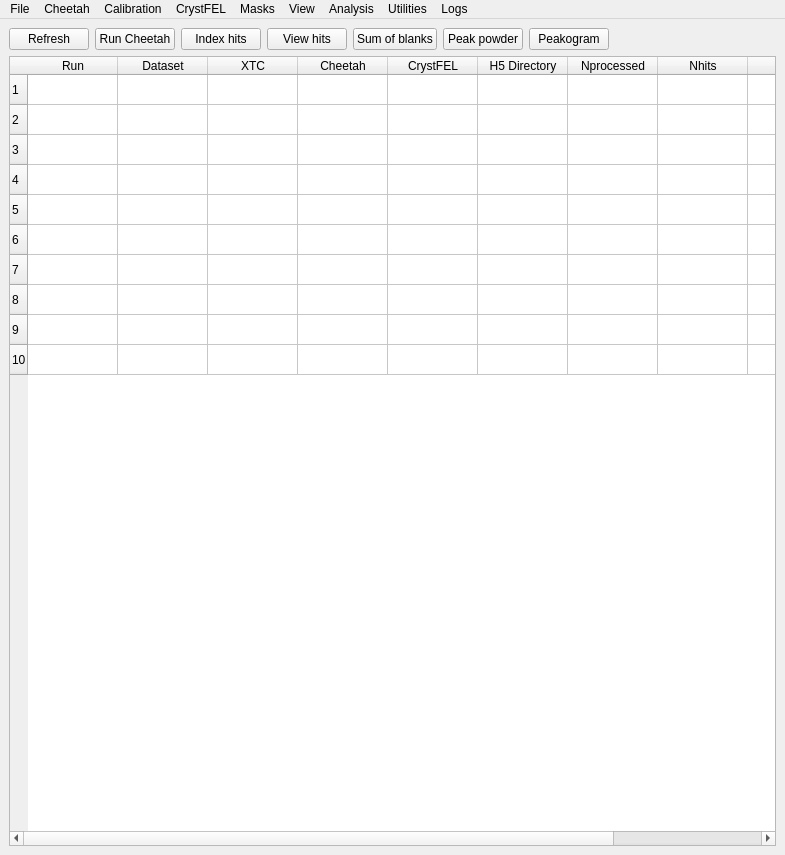
<?xml version="1.0" encoding="UTF-8"?>
<ui version="4.0">
 <class>MainWindow</class>
 <widget class="QMainWindow" name="MainWindow">
  <property name="geometry">
   <rect>
    <x>0</x>
    <y>0</y>
    <width>785</width>
    <height>855</height>
   </rect>
  </property>
  <property name="sizePolicy">
   <sizepolicy hsizetype="Expanding" vsizetype="Expanding">
    <horstretch>0</horstretch>
    <verstretch>0</verstretch>
   </sizepolicy>
  </property>
  <property name="windowTitle">
   <string>Cheetah GUI</string>
  </property>
  <widget class="QWidget" name="centralwidget">
   <layout class="QGridLayout" name="gridLayout">
    <item row="1" column="0">
     <layout class="QVBoxLayout" name="verticalLayout">
      <property name="sizeConstraint">
       <enum>QLayout::SetDefaultConstraint</enum>
      </property>
      <item>
       <layout class="QHBoxLayout" name="horizontalLayout">
        <property name="sizeConstraint">
         <enum>QLayout::SetDefaultConstraint</enum>
        </property>
        <item>
         <widget class="QPushButton" name="button_refresh">
          <property name="sizePolicy">
           <sizepolicy hsizetype="Preferred" vsizetype="Fixed">
            <horstretch>0</horstretch>
            <verstretch>0</verstretch>
           </sizepolicy>
          </property>
          <property name="maximumSize">
           <size>
            <width>120</width>
            <height>25</height>
           </size>
          </property>
          <property name="text">
           <string>Refresh</string>
          </property>
         </widget>
        </item>
        <item>
         <widget class="QPushButton" name="button_runCheetah">
          <property name="sizePolicy">
           <sizepolicy hsizetype="Preferred" vsizetype="Fixed">
            <horstretch>0</horstretch>
            <verstretch>0</verstretch>
           </sizepolicy>
          </property>
          <property name="maximumSize">
           <size>
            <width>120</width>
            <height>25</height>
           </size>
          </property>
          <property name="text">
           <string>Run Cheetah</string>
          </property>
         </widget>
        </item>
        <item>
         <widget class="QPushButton" name="button_index">
          <property name="enabled">
           <bool>true</bool>
          </property>
          <property name="sizePolicy">
           <sizepolicy hsizetype="Preferred" vsizetype="Fixed">
            <horstretch>0</horstretch>
            <verstretch>0</verstretch>
           </sizepolicy>
          </property>
          <property name="maximumSize">
           <size>
            <width>120</width>
            <height>25</height>
           </size>
          </property>
          <property name="text">
           <string>Index hits</string>
          </property>
         </widget>
        </item>
        <item>
         <widget class="QPushButton" name="button_viewhits">
          <property name="sizePolicy">
           <sizepolicy hsizetype="Preferred" vsizetype="Fixed">
            <horstretch>0</horstretch>
            <verstretch>0</verstretch>
           </sizepolicy>
          </property>
          <property name="maximumSize">
           <size>
            <width>120</width>
            <height>25</height>
           </size>
          </property>
          <property name="text">
           <string>View hits</string>
          </property>
         </widget>
        </item>
        <item>
         <widget class="QPushButton" name="button_blanksum">
          <property name="sizePolicy">
           <sizepolicy hsizetype="Preferred" vsizetype="Fixed">
            <horstretch>0</horstretch>
            <verstretch>0</verstretch>
           </sizepolicy>
          </property>
          <property name="maximumSize">
           <size>
            <width>120</width>
            <height>25</height>
           </size>
          </property>
          <property name="text">
           <string>Sum of blanks</string>
          </property>
         </widget>
        </item>
        <item>
         <widget class="QPushButton" name="button_virtualpowder">
          <property name="enabled">
           <bool>true</bool>
          </property>
          <property name="sizePolicy">
           <sizepolicy hsizetype="Preferred" vsizetype="Fixed">
            <horstretch>0</horstretch>
            <verstretch>0</verstretch>
           </sizepolicy>
          </property>
          <property name="maximumSize">
           <size>
            <width>120</width>
            <height>25</height>
           </size>
          </property>
          <property name="text">
           <string>Peak powder</string>
          </property>
         </widget>
        </item>
        <item>
         <widget class="QPushButton" name="button_peakogram">
          <property name="enabled">
           <bool>true</bool>
          </property>
          <property name="sizePolicy">
           <sizepolicy hsizetype="Preferred" vsizetype="Fixed">
            <horstretch>0</horstretch>
            <verstretch>0</verstretch>
           </sizepolicy>
          </property>
          <property name="maximumSize">
           <size>
            <width>120</width>
            <height>25</height>
           </size>
          </property>
          <property name="text">
           <string>Peakogram</string>
          </property>
         </widget>
        </item>
        <item>
         <spacer name="horizontalSpacer">
          <property name="orientation">
           <enum>Qt::Horizontal</enum>
          </property>
          <property name="sizeHint" stdset="0">
           <size>
            <width>40</width>
            <height>20</height>
           </size>
          </property>
         </spacer>
        </item>
       </layout>
      </item>
      <item>
       <widget class="QTableWidget" name="table_status">
        <property name="lineWidth">
         <number>3</number>
        </property>
        <property name="verticalScrollBarPolicy">
         <enum>Qt::ScrollBarAsNeeded</enum>
        </property>
        <property name="horizontalScrollBarPolicy">
         <enum>Qt::ScrollBarAlwaysOn</enum>
        </property>
        <property name="sortingEnabled">
         <bool>true</bool>
        </property>
        <property name="rowCount">
         <number>10</number>
        </property>
        <attribute name="horizontalHeaderCascadingSectionResizes">
         <bool>false</bool>
        </attribute>
        <attribute name="horizontalHeaderDefaultSectionSize">
         <number>90</number>
        </attribute>
        <attribute name="horizontalHeaderHighlightSections">
         <bool>false</bool>
        </attribute>
        <row/>
        <row/>
        <row/>
        <row/>
        <row/>
        <row/>
        <row/>
        <row/>
        <row/>
        <row/>
        <column>
         <property name="text">
          <string>Run</string>
         </property>
        </column>
        <column>
         <property name="text">
          <string>Dataset</string>
         </property>
        </column>
        <column>
         <property name="text">
          <string>XTC</string>
         </property>
        </column>
        <column>
         <property name="text">
          <string>Cheetah</string>
         </property>
        </column>
        <column>
         <property name="text">
          <string>CrystFEL</string>
         </property>
        </column>
        <column>
         <property name="text">
          <string>H5 Directory</string>
         </property>
        </column>
        <column>
         <property name="text">
          <string>Nprocessed</string>
         </property>
        </column>
        <column>
         <property name="text">
          <string>Nhits</string>
         </property>
        </column>
        <column>
         <property name="text">
          <string>Nindex</string>
         </property>
        </column>
        <column>
         <property name="text">
          <string>Hitrate%</string>
         </property>
        </column>
       </widget>
      </item>
      <item>
       <layout class="QHBoxLayout" name="horizontalLayout2"/>
      </item>
     </layout>
    </item>
   </layout>
  </widget>
  <widget class="QMenuBar" name="menuBar">
   <property name="geometry">
    <rect>
     <x>0</x>
     <y>0</y>
     <width>785</width>
     <height>22</height>
    </rect>
   </property>
   <widget class="QMenu" name="menuFile">
    <property name="title">
     <string>File</string>
    </property>
    <addaction name="menu_file_command"/>
    <addaction name="menu_file_startcrawler"/>
    <addaction name="menu_file_newgeometry"/>
    <addaction name="menu_file_modify_beamline_configuration"/>
    <addaction name="separator"/>
    <addaction name="menu_file_quit"/>
   </widget>
   <widget class="QMenu" name="menuCheetah">
    <property name="title">
     <string>Cheetah</string>
    </property>
    <addaction name="menu_cheetah_processselected"/>
    <addaction name="menu_cheetah_relabel"/>
    <addaction name="menu_cheetah_autorun"/>
    <addaction name="menu_modify_ini_files"/>
   </widget>
   <widget class="QMenu" name="menuAnalysis">
    <property name="title">
     <string>Analysis</string>
    </property>
    <addaction name="menu_analysis_hitrate"/>
    <addaction name="menu_analysis_resolution"/>
    <addaction name="menu_analysis_saturation"/>
    <addaction name="menu_analysis_peakogram"/>
   </widget>
   <widget class="QMenu" name="menu_masks">
    <property name="title">
     <string>Masks</string>
    </property>
    <addaction name="menu_mask_maker"/>
    <addaction name="menu_mask_badpixdark"/>
    <addaction name="menu_mask_badpixbright"/>
    <addaction name="menu_mask_combine"/>
    <addaction name="menu_mask_makecspadgain"/>
    <addaction name="menu_mask_translatecspadgain"/>
    <addaction name="menu_mask_view"/>
   </widget>
   <widget class="QMenu" name="menuPowder">
    <property name="title">
     <string>View</string>
    </property>
    <addaction name="menu_powder_peaks_hits"/>
    <addaction name="menu_powder_peaks_blank"/>
    <addaction name="menu_powder_hits_det"/>
    <addaction name="menu_powder_hits"/>
    <addaction name="menu_powder_blank_det"/>
    <addaction name="menu_powder_blank"/>
    <addaction name="menu_powder_all_det"/>
    <addaction name="menu_powder_all"/>
    <addaction name="menu_powder_all_avg"/>
   </widget>
   <widget class="QMenu" name="menuLogs">
    <property name="title">
     <string>Logs</string>
    </property>
    <addaction name="menu_log_batch"/>
    <addaction name="menu_log_cheetah"/>
    <addaction name="menu_log_cheetahstatus"/>
   </widget>
   <widget class="QMenu" name="menuUtilities">
    <property name="title">
     <string>Utilities</string>
    </property>
    <addaction name="menu_utilities_calibman"/>
    <addaction name="menu_utilities_psocake"/>
   </widget>
   <widget class="QMenu" name="menuCrystFEL">
    <property name="title">
     <string>CrystFEL</string>
    </property>
    <addaction name="menu_crystfel_mosflmnolatt"/>
    <addaction name="menu_crystfel_indexpdb"/>
    <addaction name="separator"/>
    <addaction name="menu_crystfel_viewindexingresults"/>
    <addaction name="menu_crystfel_cellexplorer"/>
    <addaction name="menu_crystfel_viewindexing_pick"/>
    <addaction name="menu_crystfel_cellexplorer_pick"/>
    <addaction name="separator"/>
    <addaction name="menu_crystfel_mergestreams"/>
    <addaction name="menu_crystfel_listfiles"/>
    <addaction name="menu_crystfel_listevents"/>
   </widget>
   <widget class="QMenu" name="menuCalibration">
    <property name="title">
     <string>Calibration</string>
    </property>
    <addaction name="menu_calib_darkcal"/>
    <addaction name="menu_calib_copydarkcal"/>
    <addaction name="menu_calib_setdarkrun"/>
    <addaction name="separator"/>
    <addaction name="menu_calib_currentdarkcal"/>
    <addaction name="menu_calib_currentbadpix"/>
    <addaction name="menu_calib_currentpeakmask"/>
    <addaction name="menu_calib_currentgeom"/>
    <addaction name="menu_calib_cxiviewgeom"/>
    <addaction name="menu_calib_geomtopixmap"/>
    <addaction name="separator"/>
    <addaction name="menu_calib_XFELdetcorr"/>
   </widget>
   <addaction name="menuFile"/>
   <addaction name="menuCheetah"/>
   <addaction name="menuCalibration"/>
   <addaction name="menuCrystFEL"/>
   <addaction name="menu_masks"/>
   <addaction name="menuPowder"/>
   <addaction name="menuAnalysis"/>
   <addaction name="menuUtilities"/>
   <addaction name="menuLogs"/>
  </widget>
  <action name="menu_file_autorefresh">
   <property name="text">
    <string>Auto refresh table</string>
   </property>
  </action>
  <action name="menu_file_refreshtable">
   <property name="text">
    <string>Refresh table</string>
   </property>
  </action>
  <action name="menu_file_startcrawler">
   <property name="text">
    <string>Start crawler</string>
   </property>
  </action>
  <action name="menu_file_command">
   <property name="text">
    <string>Unlock command operations</string>
   </property>
  </action>
  <action name="menu_file_quit">
   <property name="text">
    <string>Quit</string>
   </property>
  </action>
  <action name="menu_mask_badpixdark">
   <property name="text">
    <string>Make bad pixel mask from darkcal</string>
   </property>
  </action>
  <action name="menu_mask_badpixbright">
   <property name="enabled">
    <bool>false</bool>
   </property>
   <property name="text">
    <string>Make bad pixel mask from brightfield</string>
   </property>
  </action>
  <action name="actionDefault_particle_display_settings">
   <property name="text">
    <string>Default particle display settings</string>
   </property>
  </action>
  <action name="actionHistogram_clip">
   <property name="checkable">
    <bool>true</bool>
   </property>
   <property name="checked">
    <bool>true</bool>
   </property>
   <property name="text">
    <string>Histogram clip</string>
   </property>
  </action>
  <action name="actionAuto_scale_levels">
   <property name="checkable">
    <bool>true</bool>
   </property>
   <property name="checked">
    <bool>true</bool>
   </property>
   <property name="text">
    <string>Clamp histogram scale </string>
   </property>
  </action>
  <action name="menu_cheetah_processselected">
   <property name="text">
    <string>Process selected runs</string>
   </property>
  </action>
  <action name="menu_cheetah_relabel">
   <property name="text">
    <string>Label or relabel dataset</string>
   </property>
  </action>
  <action name="menu_cheetah_autorun">
   <property name="text">
    <string>Autorun when new data is ready</string>
   </property>
  </action>
  <action name="menu_mask_combine">
   <property name="text">
    <string>Combine masks</string>
   </property>
  </action>
  <action name="menu_mask_makecspadgain">
   <property name="text">
    <string>Create CSPAD gain map</string>
   </property>
  </action>
  <action name="menu_mask_translatecspadgain">
   <property name="text">
    <string>Translate CSPAD gain map</string>
   </property>
  </action>
  <action name="menu_analysis_peakogram">
   <property name="text">
    <string>Peakogram</string>
   </property>
  </action>
  <action name="menu_analysis_saturation">
   <property name="text">
    <string>Saturation check</string>
   </property>
  </action>
  <action name="menu_analysis_hitrate">
   <property name="text">
    <string>Hit rate plot</string>
   </property>
  </action>
  <action name="menu_analysis_resolution">
   <property name="text">
    <string>Resolution plot</string>
   </property>
  </action>
  <action name="menu_powder_hits">
   <property name="text">
    <string>Virtual powder hits (class 1, background subtracted)</string>
   </property>
  </action>
  <action name="menu_powder_hits_det">
   <property name="text">
    <string>Virtual powder hits (class 1, detector corrected only)</string>
   </property>
  </action>
  <action name="menu_powder_blank">
   <property name="text">
    <string>Virtual powder blanks (class 0, background subtracted)</string>
   </property>
  </action>
  <action name="menu_powder_blank_det">
   <property name="text">
    <string>Virtual powder blanks (class 0, detector corrected only)</string>
   </property>
  </action>
  <action name="menu_powder_peaks_hits">
   <property name="text">
    <string>Peakfinder virtual powder hits (class 1)</string>
   </property>
  </action>
  <action name="menu_powder_peaks_blank">
   <property name="text">
    <string>Peakfinder virtual powder blanks (class 0)</string>
   </property>
  </action>
  <action name="menu_log_batch">
   <property name="text">
    <string>Batch log file</string>
   </property>
  </action>
  <action name="menu_log_cheetah">
   <property name="text">
    <string>Cheetah log file</string>
   </property>
  </action>
  <action name="menu_log_cheetahstatus">
   <property name="text">
    <string>Cheetah status file</string>
   </property>
  </action>
  <action name="menu_mask_maker">
   <property name="text">
    <string>Mask maker</string>
   </property>
  </action>
  <action name="menu_utilities_psocake">
   <property name="text">
    <string>psocake (Chuck)</string>
   </property>
  </action>
  <action name="menu_powder_darkcal">
   <property name="text">
    <string>View darkcal</string>
   </property>
  </action>
  <action name="menu_mask_view">
   <property name="text">
    <string>View mask file</string>
   </property>
  </action>
  <action name="menu_file_newgeometry">
   <property name="text">
    <string>Change geometry file</string>
   </property>
  </action>
  <action name="menu_utilities_calibman">
   <property name="text">
    <string>calibman (pcds)</string>
   </property>
  </action>
  <action name="menu_powder_copydarkcal">
   <property name="text">
    <string>Copy darkcal.h5 to calib/darkcal</string>
   </property>
  </action>
  <action name="menu_crystfel_cellexplorer">
   <property name="text">
    <string>Cell explorer (selected run)</string>
   </property>
  </action>
  <action name="menu_crystfel_viewindexingresults">
   <property name="text">
    <string>View indexing (selected run)</string>
   </property>
  </action>
  <action name="menu_crystfel_mosflmnolatt">
   <property name="text">
    <string>Index mosflm-raw-nolatt-nocell</string>
   </property>
  </action>
  <action name="menu_crystfel_mergestreams">
   <property name="text">
    <string>Merge stream files</string>
   </property>
  </action>
  <action name="menu_calib_darkcal">
   <property name="text">
    <string>View darkcal</string>
   </property>
  </action>
  <action name="menu_calib_copydarkcal">
   <property name="text">
    <string>Copy darkcal.h5 to calib/darkcal</string>
   </property>
  </action>
  <action name="menu_crystfel_listevents">
   <property name="enabled">
    <bool>true</bool>
   </property>
   <property name="text">
    <string>List events</string>
   </property>
  </action>
  <action name="menu_calib_currentdarkcal">
   <property name="text">
    <string>Set current darkcal (file)</string>
   </property>
  </action>
  <action name="menu_calib_currentbadpix">
   <property name="text">
    <string>Set current bad pixel mask</string>
   </property>
  </action>
  <action name="menu_calib_currentpeakmask">
   <property name="text">
    <string>Set current analysis region mask</string>
   </property>
  </action>
  <action name="menu_calib_currentgeom">
   <property name="text">
    <string>Set current geometry pixelmap (.h5 for Cheetah)</string>
   </property>
  </action>
  <action name="menu_crystfel_indexpdb">
   <property name="text">
    <string>Index using unit cell info</string>
   </property>
  </action>
  <action name="menu_crystfel_cellexplorer_pick">
   <property name="text">
    <string>Cell explorer (pick stream file)</string>
   </property>
  </action>
  <action name="menu_crystfel_viewindexing_pick">
   <property name="text">
    <string>View indexing (pick stream file)</string>
   </property>
  </action>
  <action name="menu_crystfel_indexgeopt">
   <property name="text">
    <string>Index for geoptimiser</string>
   </property>
  </action>
  <action name="menu_crystfel_listfiles">
   <property name="enabled">
    <bool>true</bool>
   </property>
   <property name="text">
    <string>List files</string>
   </property>
  </action>
  <action name="menu_calib_geomtopixmap">
   <property name="text">
    <string>Geometry to pixelmap (.geom to .h5)</string>
   </property>
  </action>
  <action name="menu_calib_setdarkrun">
   <property name="text">
    <string>Set run as current darkcal (copy + set)</string>
   </property>
  </action>
  <action name="menu_calib_cxiviewgeom">
   <property name="text">
    <string>Set current geometry (.geom/.h5 for cxiview)</string>
   </property>
  </action>
  <action name="menu_file_modify_beamline_configuration">
   <property name="text">
    <string>Modify beamline configuration</string>
   </property>
  </action>
  <action name="menu_powder_all_det">
   <property name="text">
    <string>Virtual powder all (detector corrected only)</string>
   </property>
  </action>
  <action name="menu_powder_all">
   <property name="text">
    <string>Virtual powder all (background subtracted sum)</string>
   </property>
  </action>
  <action name="menu_calib_XFELdetcorr">
   <property name="text">
    <string>Run XFEL detector calibration script</string>
   </property>
  </action>
  <action name="menu_powder_all_avg">
   <property name="text">
    <string>Virtual powder all (background corrected averavge)</string>
   </property>
  </action>
  <action name="menu_modify_ini_files">
   <property name="text">
    <string>Modify .ini files</string>
   </property>
  </action>
 </widget>
 <resources/>
 <connections/>
</ui>
